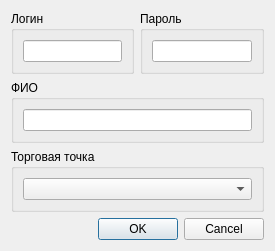
<?xml version="1.0" encoding="UTF-8"?>
<ui version="4.0">
 <class>CUserDialog</class>
 <widget class="QDialog" name="CUserDialog">
  <property name="geometry">
   <rect>
    <x>0</x>
    <y>0</y>
    <width>275</width>
    <height>228</height>
   </rect>
  </property>
  <property name="windowTitle">
   <string>Пользователь</string>
  </property>
  <layout class="QGridLayout" name="gridLayout_4">
   <item row="4" column="0" colspan="2">
    <layout class="QHBoxLayout" name="horizontalLayout">
     <item>
      <spacer name="horizontalSpacer">
       <property name="orientation">
        <enum>Qt::Horizontal</enum>
       </property>
       <property name="sizeHint" stdset="0">
        <size>
         <width>40</width>
         <height>20</height>
        </size>
       </property>
      </spacer>
     </item>
     <item>
      <widget class="QDialogButtonBox" name="buttonBox">
       <property name="standardButtons">
        <set>QDialogButtonBox::Cancel|QDialogButtonBox::Ok</set>
       </property>
      </widget>
     </item>
    </layout>
   </item>
   <item row="1" column="0" colspan="2">
    <widget class="QGroupBox" name="groupBox_3">
     <property name="title">
      <string>ФИО</string>
     </property>
     <layout class="QGridLayout" name="gridLayout_3">
      <item row="0" column="0">
       <widget class="QLineEdit" name="leName"/>
      </item>
     </layout>
    </widget>
   </item>
   <item row="0" column="1">
    <widget class="QGroupBox" name="groupBox_2">
     <property name="title">
      <string>Пароль</string>
     </property>
     <layout class="QGridLayout" name="gridLayout_2">
      <item row="0" column="0">
       <widget class="QLineEdit" name="lePassword"/>
      </item>
     </layout>
    </widget>
   </item>
   <item row="2" column="0" rowspan="2" colspan="2">
    <widget class="QGroupBox" name="gbxMarket">
     <property name="title">
      <string>Торговая точка</string>
     </property>
     <layout class="QGridLayout" name="gridLayout_5">
      <item row="0" column="0">
       <widget class="QComboBox" name="cbxMarkets">
        <property name="enabled">
         <bool>true</bool>
        </property>
        <property name="editable">
         <bool>false</bool>
        </property>
        <property name="currentIndex">
         <number>-1</number>
        </property>
       </widget>
      </item>
     </layout>
    </widget>
   </item>
   <item row="0" column="0">
    <widget class="QGroupBox" name="groupBox">
     <property name="title">
      <string>Логин</string>
     </property>
     <layout class="QGridLayout" name="gridLayout">
      <item row="0" column="0">
       <widget class="QLineEdit" name="leLogin"/>
      </item>
     </layout>
    </widget>
   </item>
  </layout>
 </widget>
 <resources/>
 <connections/>
</ui>
